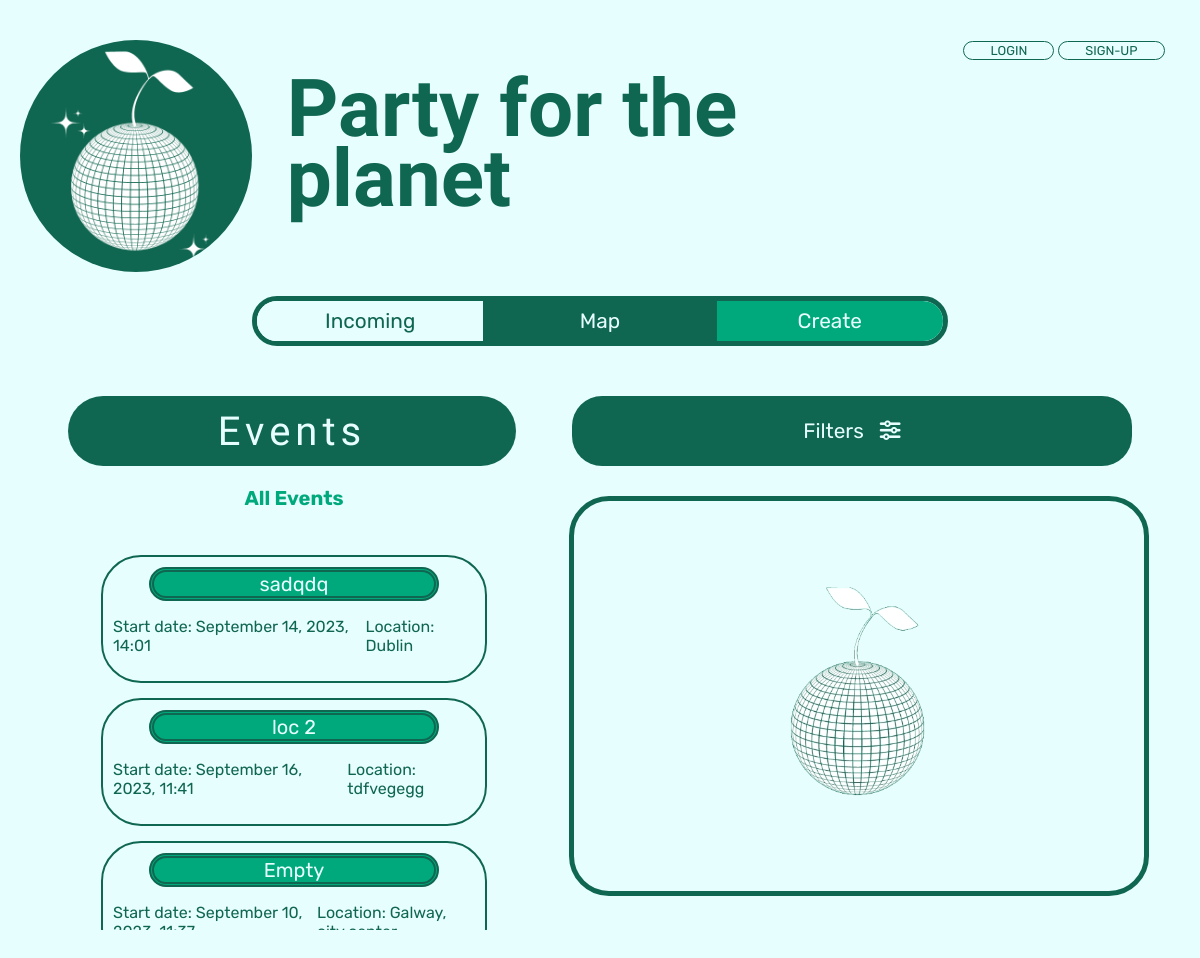
Screenshot of /events/ with the database file from the repository.
### ecoevents/models.py (models this page shows)
class Ecoevent(models.Model):
    organizer = models.ForeignKey(User, on_delete=models.CASCADE)
    title = models.CharField(max_length=200)
    description = models.TextField(max_length=500, blank=True, null=True)
    category = models.CharField(max_length=200)
    start_datetime = models.DateTimeField()
    end_datetime = models.DateTimeField()
    location = models.CharField(max_length=200)
    created_on = models.DateTimeField(auto_now_add=True)
    modified_on = models.DateTimeField(auto_now=True)
    class Meta:
        ordering = ['-created_on']
    def __str__(self):
        return self.title

### ecoevents/views.py (the view, shortened to what this page needs)
# urls.py: path("events/", views.events, name="events"),
def events(request):
    now = datetime.datetime.now()
    all_events = Ecoevent.objects.all().filter(start_datetime__gte=now)
    all_categories = []
    for event in all_events:
        if event.category not in all_categories:
            all_categories.append(event.category)
    category = request.GET.get("category")
    if category:
        events = all_events.filter(category=category)
    else:
        events = all_events
    context = {"events": events,
               "all_categories": all_categories,
               "category": category
               }
    return render(request, "events.html", context)

### templates/events.html (shortened to what this page needs)
{% extends "base.html" %}
{% block header %}
{% include 'header.html' %}
{% endblock header %}
{% block content %}
<div class="eventsFiltersContainer">
  <div class="eventsSubtitleBackground">
    <h2 class="eventsSubtitle">Events</h2>
  </div>
  <div class="filtermenu">
    <button id="dropBtn" onclick="filterMenuOpen()" class="dropbtn">Filters<i class="fa-solid fa-sliders"></i></button>
  </div>
</div>
<div class="eventsContainer">
  <div class="leftSide">
    {% if category %}
      <h3 class="event-category-heading">{{category}}</h3>
    {% else %}
      <h3 class="event-category-heading">All Events</h3>
    {% endif %}
    {% if events %}
    <div id="scroll-events">
      <form method="post" action="{% url 'events' %}">
        {% csrf_token %} {% for event in events %}
        <div class="eventContainer eventCard" data-id="{{ event.id }}">
          <ul class="eventNameBackground">
            <li class="eventName">{{ event }}</li>
          </ul>
          <div class="eventDetails">
            <p class="eventStart">Start date: {{ event.start_datetime|date:"F d, Y, H:i" }}</p>
            <p class="eventLocation">Location: {{event.location}}</p>
          </div>
        </div>
        {% endfor %}
      </form>
    </div>
    {% endif %}
  </div>
  <div class="rightSide">
    <div id="placeholder-image">
      <img src="../static/images/p4p-no-background-placeholder.png" alt="Logo">
    </div>
  </div>
</div>
{%endblock%}

### static/css/style.css (style rules this page uses)
html { scroll-behavior: smooth; }
body { margin: 0; padding: 20px; list-style-type: none; box-sizing: border-box; height: 100vh; --main-color: #e7fefe; --secondary-color: #106751; --accent-color: #00a97c; font-family: "Bungee Shade ", cursive; font-family: "Rubik", sans-serif; background: var(--main-color); }
.fa-solid, .fas { font-weight: 900; margin-left: 1rem; }
.event-category-heading { color: #00a97c; text-align: center; font-family: "Rubik", sans-serif; font-size: 20px; }
.eventsFiltersContainer { display: flex; justify-content: space-around; align-items: center; margin: 0 20px; }
* { box-sizing: border-box; }
.filtermenu { width: 50%; }
.dropbtn { background-color: var(--secondary-color);; color: #e7fefe; text-align: center; font-size: 1.3rem; border: none; cursor: pointer; font-family: "Rubik", sans-serif; padding:20px; width: 100%; border-radius: 30px; height: 70px; }
.eventsSubtitleBackground { background-color: var(--secondary-color); border-radius: 40px; width: 40%; height: 70px; text-align: center; display: flex; align-items: center; justify-content: center; }
.eventsFiltersContainer h2 { font-family: "Bungee Shade"; font-size: 2.5rem; font-weight: 500; color: var(--main-color); letter-spacing: 5px; }
.eventsContainer { display: flex; justify-content: space-around; }
.leftSide { width: 35%; font-family: "Rubik"; margin-left: 40px;; }
.leftSide ul { margin: 0; padding: 0; }
#scroll-events { padding: 10px; max-height: 400px; overflow-y: auto; margin-bottom: 50px; scrollbar-color: red; }
#scroll-events > * { scroll-snap-align: start; }
.eventContainer { margin-top: 15px; padding: 10px; border: 2px solid var(--secondary-color); border-radius: 40px; cursor: pointer; list-style-type: none; }
.eventName { background-color: var(--accent-color); border-radius: 40px; width: 80%; margin: 0 auto; border: 5px double var(--secondary-color); color: var(--main-color); text-align: center; font-size: 20px; padding: 0 10px; }
.eventDetails { display: flex; justify-content: space-between; color: var(--secondary-color); }
.rightSide { display: flex; justify-content: center; align-items: center; flex-direction: column; width: 50%; max-height: 400px; border: 5px solid var(--secondary-color); border-radius: 40px; margin-top: 30px; margin-left: 10px; }
#placeholder-image img { height: 250px; }
.eventLocation { grid-area: lo; text-align: left; }

### rows the page displays
Ecoevent: title "sadqdq", start_datetime "September 14, 2023, 14:01", location "Dublin"
Ecoevent: title "loc 2", start_datetime "September 16, 2023, 11:41", location "tdfvegegg"
Ecoevent: title "Empty", start_datetime "September 10,…", location "Galway,…"
